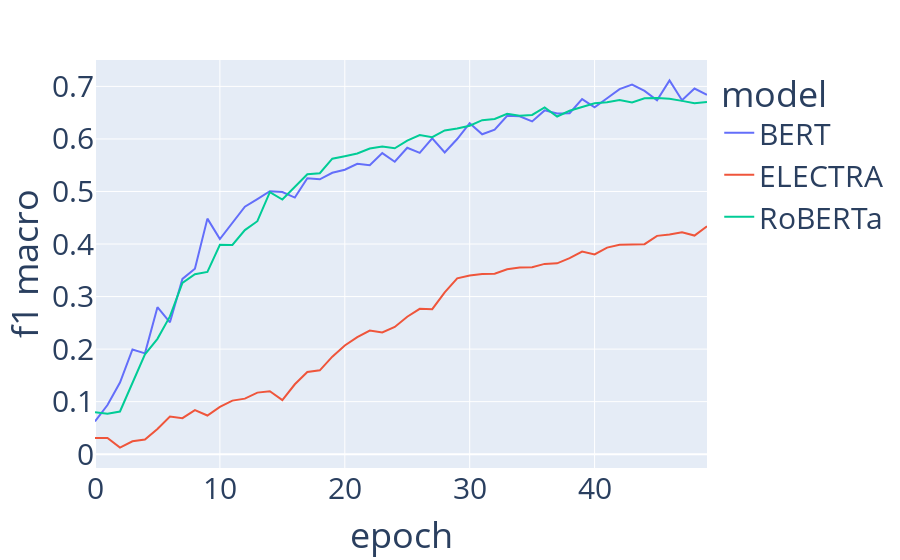

The code cell stored with this chart in its notebook:
### Code cell
fig = px.line(df, x="epoch", y="f1scores", color='model')
fig.update_layout(xaxis = dict(tickfont = dict(size=30)),
                  yaxis = dict(tickfont = dict(size=30)),
                  font = dict(size=30))
fig.update_layout(
    xaxis_title="epoch",
    yaxis_title="f1 macro",
#    legend_title="Legend Title",
    font=dict(size=30)
)
fig.show()

### Figure 1 — Plotly figure (JSON) as saved in the notebook; plotly's stock layout.template omitted (floating-point values rounded to 4 significant figures)
{"data": [{"hovertemplate": "model=BERT<br>epoch=%{x}<br>f1scores=%{y}<extra></extra>", "legendgroup": "BERT", "line": {"color": "#636efa", "dash": "solid"}, "marker": {"symbol": "circle"}, "mode": "lines", "name": "BERT", "orientation": "v", "showlegend": true, "type": "scatter", "x": [0, 1, 2, 3, 4, 5, 6, 7, 8, 9, 10, 11, 12, 13, 14, 15, 16, 17, 18, 19, 20, 21, 22, 23, 24, 25, 26, 27, 28, 29, 30, 31, 32, 33, 34, 35, 36, 37, 38, 39, 40, 41, 42, 43, 44, 45, 46, 47, 48, 49], "xaxis": "x", "y": [0.06222, 0.09357, 0.1363, 0.1992, 0.1919, 0.2797, 0.251, 0.3337, 0.3529, 0.4483, 0.4094, 0.4393, 0.471, 0.4854, 0.5004, 0.499, 0.4883, 0.5252, 0.5232, 0.5355, 0.5415, 0.5528, 0.5498, 0.5731, 0.5566, 0.5831, 0.5734, 0.6013, 0.5743, 0.5998, 0.63, 0.6089, 0.6177, 0.6441, 0.6431, 0.6333, 0.6544, 0.6483, 0.6491, 0.6759, 0.66, 0.6775, 0.6949, 0.7034, 0.6914, 0.6734, 0.7114, 0.6736, 0.6959, 0.684], "yaxis": "y"}, {"hovertemplate": "model=ELECTRA<br>epoch=%{x}<br>f1scores=%{y}<extra></extra>", "legendgroup": "ELECTRA", "line": {"color": "#EF553B", "dash": "solid"}, "marker": {"symbol": "circle"}, "mode": "lines", "name": "ELECTRA", "orientation": "v", "showlegend": true, "type": "scatter", "x": [0, 1, 2, 3, 4, 5, 6, 7, 8, 9, 10, 11, 12, 13, 14, 15, 16, 17, 18, 19, 20, 21, 22, 23, 24, 25, 26, 27, 28, 29, 30, 31, 32, 33, 34, 35, 36, 37, 38, 39, 40, 41, 42, 43, 44, 45, 46, 47, 48, 49], "xaxis": "x", "y": [0.03099, 0.03099, 0.01254, 0.02445, 0.02774, 0.04809, 0.07152, 0.06865, 0.08382, 0.07361, 0.09004, 0.102, 0.1057, 0.1172, 0.1199, 0.1029, 0.133, 0.1565, 0.1596, 0.1856, 0.2068, 0.2229, 0.2354, 0.2317, 0.2421, 0.2616, 0.2766, 0.276, 0.3079, 0.3347, 0.34, 0.3431, 0.3434, 0.3519, 0.3555, 0.3557, 0.3622, 0.3632, 0.373, 0.3857, 0.3801, 0.3933, 0.3986, 0.3995, 0.3997, 0.4155, 0.4181, 0.4224, 0.4161, 0.4337], "yaxis": "y"}, {"hovertemplate": "model=RoBERTa<br>epoch=%{x}<br>f1scores=%{y}<extra></extra>", "legendgroup": "RoBERTa", "line": {"color": "#00cc96", "dash": "solid"}, "marker": {"symbol": "circle"}, "mode": "lines", "name": "RoBERTa", "orientation": "v", "showlegend": true, "type": "scatter", "x": [0, 1, 2, 3, 4, 5, 6, 7, 8, 9, 10, 11, 12, 13, 14, 15, 16, 17, 18, 19, 20, 21, 22, 23, 24, 25, 26, 27, 28, 29, 30, 31, 32, 33, 34, 35, 36, 37, 38, 39, 40, 41, 42, 43, 44, 45, 46, 47, 48, 49], "xaxis": "x", "y": [0.07977, 0.07695, 0.08125, 0.1353, 0.1902, 0.2195, 0.2622, 0.3258, 0.3427, 0.347, 0.3987, 0.3982, 0.4265, 0.4434, 0.4987, 0.4846, 0.5093, 0.5328, 0.5348, 0.5624, 0.5672, 0.5723, 0.5816, 0.5858, 0.5822, 0.5969, 0.6073, 0.6034, 0.6161, 0.6199, 0.6252, 0.6358, 0.638, 0.6478, 0.6442, 0.6457, 0.6599, 0.6427, 0.6536, 0.6607, 0.668, 0.6699, 0.6741, 0.6695, 0.6775, 0.6781, 0.6767, 0.6724, 0.6679, 0.6704], "yaxis": "y"}], "layout": {"font": {"size": 30}, "legend": {"title": {"text": "model"}, "tracegroupgap": 0}, "margin": {"t": 60}, "xaxis": {"anchor": "y", "domain": [0, 1], "tickfont": {"size": 30}, "title": {"text": "epoch"}}, "yaxis": {"anchor": "x", "domain": [0, 1], "tickfont": {"size": 30}, "title": {"text": "f1 macro"}}}}
